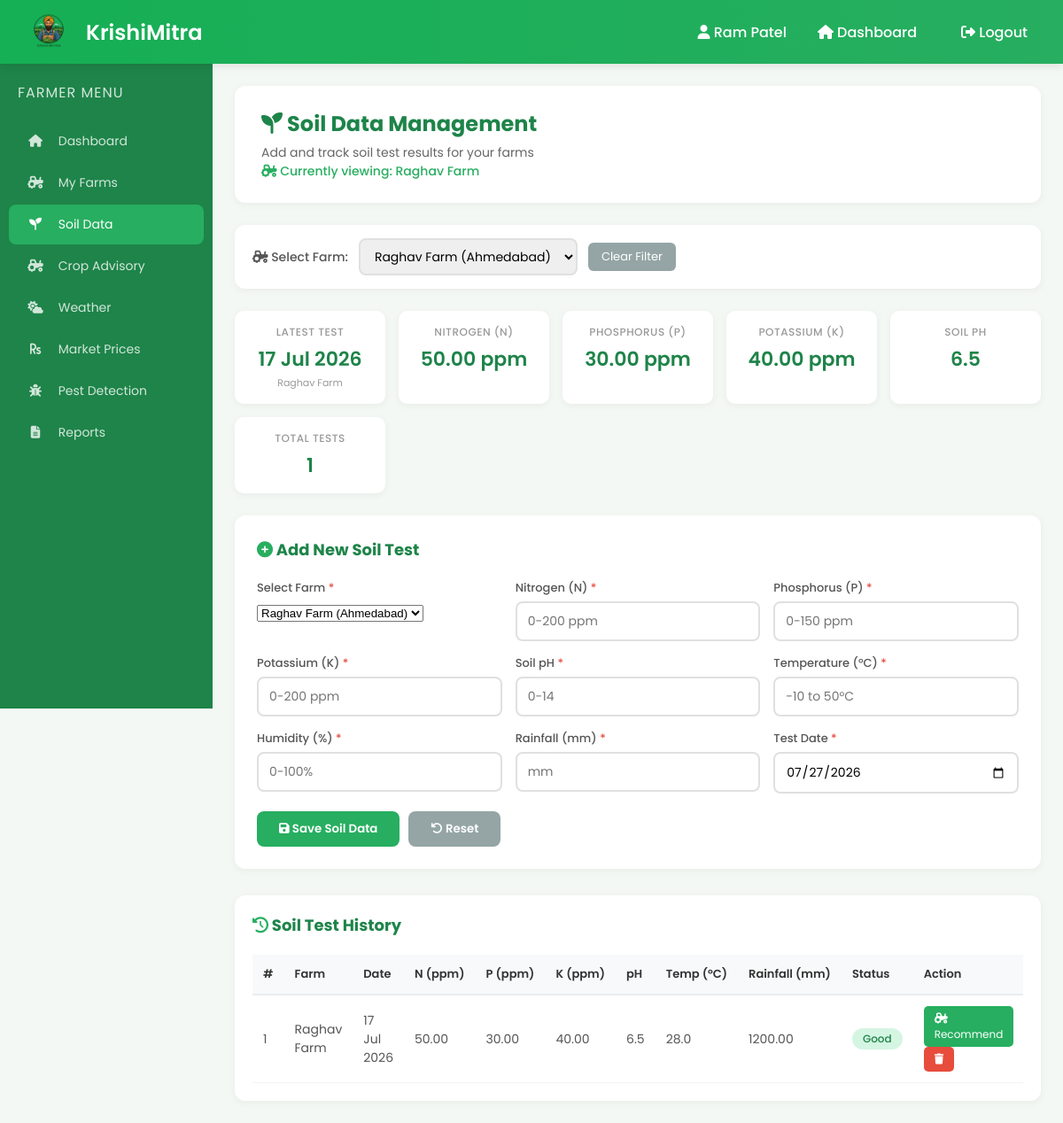
The page /farmer/soil_data.php?farm_id=1 (signed in) on the database its author committed.
### tables this page shows
CREATE TABLE `farms` (
  `id` int(11) NOT NULL,
  `farmer_id` int(11) NOT NULL,
  `farm_name` varchar(100) NOT NULL,
  `location` varchar(100) NOT NULL,
  `farm_size` decimal(10,2) NOT NULL,
  `soil_type` varchar(50) DEFAULT NULL,
  `crop_history` text DEFAULT NULL,
  `created_at` timestamp NOT NULL DEFAULT current_timestamp()
);

CREATE TABLE `soil_data` (
  `id` int(11) NOT NULL,
  `farm_id` int(11) NOT NULL,
  `farmer_id` int(11) NOT NULL,
  `nitrogen` decimal(6,2) NOT NULL,
  `phosphorus` decimal(6,2) NOT NULL,
  `potassium` decimal(6,2) NOT NULL,
  `ph` decimal(4,1) NOT NULL,
  `temperature` decimal(5,1) NOT NULL,
  `humidity` decimal(5,1) NOT NULL,
  `rainfall` decimal(6,2) NOT NULL,
  `test_date` date NOT NULL,
  `created_at` timestamp NOT NULL DEFAULT current_timestamp()
);

### farmer/soil_data.php (the view, shortened to what this page needs)
<?php
require_once '../config/database.php';
$farmer_id = $_SESSION['farmer_id'];
$selected_farm_id = isset($_GET['farm_id']) ? (int)$_GET['farm_id'] : 0;
$selected_farm_id = isset($_POST['farm_id']) ? (int)$_POST['farm_id'] : $selected_farm_id;
$stmt = $pdo->prepare("SELECT * FROM farms WHERE farmer_id = ? ORDER BY farm_name");
$stmt->execute([$farmer_id]);
$farms = $stmt->fetchAll();
$page = isset($_GET['page']) ? (int)$_GET['page'] : 1;
$limit = 10;
$offset = ($page - 1) * $limit;
$where_conditions = ["sd.farmer_id = ?"];
$params = [$farmer_id];
if ($selected_farm_id > 0) {
    $where_conditions[] = "sd.farm_id = ?";
    $params[] = $selected_farm_id;
}
$where_clause = implode(" AND ", $where_conditions);
$count_sql = "SELECT COUNT(*) as total FROM soil_data sd WHERE $where_clause";
$stmt = $pdo->prepare($count_sql);
$stmt->execute($params);
$total_records = $stmt->fetch()['total'];
$sql = "SELECT sd.*, f.farm_name
        FROM soil_data sd
        LEFT JOIN farms f ON sd.farm_id = f.id
        WHERE $where_clause
        ORDER BY sd.test_date DESC, sd.created_at DESC
        LIMIT " . (int)$limit . " OFFSET " . (int)$offset;
$stmt = $pdo->prepare($sql);
$stmt->execute($params);
$soil_data = $stmt->fetchAll();
$sql = "SELECT sd.*, f.farm_name
        FROM soil_data sd
        LEFT JOIN farms f ON sd.farm_id = f.id
        WHERE $where_clause
        ORDER BY sd.test_date DESC LIMIT 1";
$stmt = $pdo->prepare($sql);
$stmt->execute($params);
$latest = $stmt->fetch();
$farm_name = '';
if ($selected_farm_id > 0) {
    foreach ($farms as $farm) {
        if ($farm['id'] == $selected_farm_id) {
            $farm_name = $farm['farm_name'];
            break;
        }
    }
}
?>
<!DOCTYPE html>
<html lang="en">
<head>
    <link rel="stylesheet" href="farmer_dashboard.css">
    <link rel="stylesheet" href="soil_data.css">
    <link rel="stylesheet" href="https://cdnjs.cloudflare.com/ajax/libs/font-awesome/6.5.0/css/all.min.css">
</head>
<body>
<div class="navbar">
    <div class="brand">
        <img src="../assets/images/logo1.png" alt="KrishiMitra Logo" onerror="this.src='../pictures/images/logo1.png'">
        <h2>KrishiMitra</h2>
    </div>
    <div class="nav-actions">
        <span><i class="fas fa-user"></i> <?php echo htmlspecialchars($_SESSION['farmer_name']); ?></span>
        <a href="farmer_dashboard.php"><i class="fas fa-home"></i> Dashboard</a>
        <a href="../logout.php" class="logout-btn"><i class="fas fa-sign-out-alt"></i> Logout</a>
    </div>
</div>
<div class="layout">
    <div class="sidebar">
        <h3>Farmer Menu</h3>
        <a href="farmer_dashboard.php"><i class="fas fa-home"></i> Dashboard</a>
        <a href="manage_farms.php"><i class="fas fa-tractor"></i> My Farms</a>
        <a class="active" href="soil_data.php"><i class="fas fa-seedling"></i> Soil Data</a>
        <a href="crop_recommendation.php"><i class="fas fa-tractor"></i> Crop Advisory</a>
        <a href="weather.php"><i class="fas fa-cloud-sun"></i> Weather</a>
        <a href="market_prices.php"><i class="fas fa-rupee-sign"></i> Market Prices</a>
        <a href="disease_detection.php"><i class="fas fa-bug"></i> Pest Detection</a>
        <a href="reports.php"><i class="fas fa-file-alt"></i> Reports</a>
    </div>
    <div class="content">
        <div class="welcome-box">
            <h2><i class="fas fa-seedling"></i> Soil Data Management</h2>
            <p>Add and track soil test results for your farms</p>
            <?php if ($farm_name): ?>
                <p style="color: #27ae60; font-weight: 500;">
                    <i class="fas fa-tractor"></i> Currently viewing: <?php echo htmlspecialchars($farm_name); ?>
                </p>
            <?php endif; ?>
        </div>
        <?php if (count($farms) > 0): ?>
        <div class="farm-filter">
            <form method="GET" action="">
                <div class="filter-group">
                    <label><i class="fas fa-tractor"></i> Select Farm:</label>
                    <select name="farm_id" onchange="this.form.submit()">
                        <?php foreach ($farms as $farm): ?>
                            <option value="<?php echo $farm['id']; ?>" <?php echo $selected_farm_id == $farm['id'] ? 'selected' : ''; ?>>
                                <?php echo htmlspecialchars($farm['farm_name']); ?> (<?php echo $farm['location']; ?>)
                            </option>
                        <?php endforeach; ?>
                    </select>
                    <?php if ($selected_farm_id > 0): ?>
                        <a href="soil_data.php" class="btn-clear">Clear Filter</a>
                    <?php endif; ?>
                </div>
            </form>
        </div>
        <?php endif; ?>
        <?php if ($latest): ?>
        <div class="soil-summary">
            <div class="stat-card">
                <div class="label">Latest Test</div>
                <div class="value"><?php echo date('d M Y', strtotime($latest['test_date'])); ?></div>
                <?php if (isset($latest['farm_name'])): ?>
                    <small><?php echo htmlspecialchars($latest['farm_name']); ?></small>
                <?php endif; ?>
            </div>
            <div class="stat-card">
                <div class="label">Nitrogen (N)</div>
                <div class="value"><?php echo $latest['nitrogen']; ?> ppm</div>
            </div>
            <div class="stat-card">
                <div class="label">Phosphorus (P)</div>
                <div class="value"><?php echo $latest['phosphorus']; ?> ppm</div>
            </div>
            <div class="stat-card">
                <div class="label">Potassium (K)</div>
                <div class="value"><?php echo $latest['potassium']; ?> ppm</div>
            </div>
            <div class="stat-card">
                <div class="label">Soil pH</div>
                <div class="value"><?php echo $latest['ph']; ?></div>
            </div>
            <div class="stat-card">
                <div class="label">Total Tests</div>
                <div class="value"><?php echo $total_records; ?></div>
            </div>
        </div>
        <?php endif; ?>
        <div class="soil-form">
            <h3><i class="fas fa-plus-circle" style="color: #27ae60;"></i> Add New Soil Test</h3>
            <?php if (count($farms) == 0): ?>
                <div class="alert alert-warning">
                    <i class="fas fa-exclamation-triangle"></i>
                    You need to <a href="manage_farms.php" style="color: #27ae60; font-weight: 600;">add a farm</a> first before adding soil data.
                </div>
            <?php else: ?>
                <form method="POST" action="" id="soilForm">
                    <div class="form-grid">
                        <div class="form-group">
                            <label>Select Farm <span class="required">*</span></label>
                            <select name="farm_id" required>
                                <?php foreach ($farms as $farm): ?>
                                    <option value="<?php echo $farm['id']; ?>" <?php echo ($selected_farm_id == $farm['id']) ? 'selected' : ''; ?>>
                                        <?php echo htmlspecialchars($farm['farm_name']); ?> (<?php echo $farm['location']; ?>)
                                    </option>
                                <?php endforeach; ?>
                            </select>
                        </div>
                        <div class="form-group">
                            <label>Nitrogen (N) <span class="required">*</span></label>
                            <input type="number" name="nitrogen" step="0.01" min="0" max="200" placeholder="0-200 ppm" required>
                        </div>
                        <div class="form-group">
                            <label>Phosphorus (P) <span class="required">*</span></label>
                            <input type="number" name="phosphorus" step="0.01" min="0" max="150" placeholder="0-150 ppm" required>
                        </div>
                        <div class="form-group">
                            <label>Potassium (K) <span class="required">*</span></label>
                            <input type="number" name="potassium" step="0.01" min="0" max="200" placeholder="0-200 ppm" required>
                        </div>
                        <div class="form-group">
                            <label>Soil pH <span class="required">*</span></label>
                            <input type="number" name="ph" step="0.1" min="0" max="14" placeholder="0-14" required>
                        </div>
                        <div class="form-group">
                            <label>Temperature (°C) <span class="required">*</span></label>
                            <input type="number" name="temperature" step="0.1" min="-10" max="50" placeholder="-10 to 50°C" required>
                        </div>
                        <div class="form-group">
                            <label>Humidity (%) <span class="required">*</span></label>
                            <input type="number" name="humidity" step="0.1" min="0" max="100" placeholder="0-100%" required>
                        </div>
                        <div class="form-group">
                            <label>Rainfall (mm) <span class="required">*</span></label>
                            <input type="number" name="rainfall" step="0.01" min="0" placeholder="mm" required>
                        </div>
                        <div class="form-group">
                            <label>Test Date <span class="required">*</span></label>
                            <input type="date" name="test_date" required>
                        </div>
                    </div>
                    <div class="form-actions">
                        <button type="submit" name="add_soil" class="btn-primary">
                            <i class="fas fa-save"></i> Save Soil Data
                        </button>
                        <button type="reset" class="btn-secondary">
                            <i class="fas fa-undo"></i> Reset
                        </button>
                    </div>
                </form>
            <?php endif; ?>
        </div>
        <div class="soil-table">
            <h3><i class="fas fa-history" style="color: #27ae60;"></i> Soil Test History</h3>
            <?php if (count($soil_data) > 0): ?>
                <div class="table-responsive">
                    <table>
                        <thead>
                            <tr>
                                <th>#</th>
                                <th>Farm</th>
                                <th>Date</th>
                                <th>N (ppm)</th>
                                <th>P (ppm)</th>
                                <th>K (ppm)</th>
                                <th>pH</th>
                                <th>Temp (°C)</th>
                                <th>Rainfall (mm)</th>
                                <th>Status</th>
                                <th>Action</th>
                            </tr>
                        </thead>
                        <tbody>
                            <?php
                            $count = $offset + 1;
                            foreach ($soil_data as $data):
                                $status = 'healthy';
                                $status_label = $status === 'healthy' ? 'Good' : ($status === 'warning' ? 'Needs Attention' : 'Deficient');
                            ?>
                            <tr>
                                <td><?php echo $count++; ?></td>
                                <td><?php echo htmlspecialchars($data['farm_name']); ?></td>
                                <td><?php echo date('d M Y', strtotime($data['test_date'])); ?></td>
                                <td><?php echo $data['nitrogen']; ?></td>
                                <td><?php echo $data['phosphorus']; ?></td>
                                <td><?php echo $data['potassium']; ?></td>
                                <td><?php echo $data['ph']; ?></td>
                                <td><?php echo $data['temperature']; ?></td>
                                <td><?php echo $data['rainfall']; ?></td>
                                <td><span class="status-badge <?php echo $status; ?>"><?php echo $status_label; ?></span></td>
                                <td>
                                    <a href="crop_recommendation.php?soil_id=<?php echo $data['id']; ?>" class="btn-sm btn-recommend">
                                        <i class="fas fa-tractor"></i> Recommend
                                    </a>
                                    <a href="#" onclick="confirmDelete(<?php echo $data['id']; ?>)" class="btn-sm btn-delete">
                                        <i class="fas fa-trash"></i>
                                    </a>
                                </td>
                            </tr>
                            <?php endforeach; ?>
                        </tbody>
                    </table>
                </div>
            <?php endif; ?>
        </div>
    </div>
</div>
</body>
</html>

### farmer/farmer_dashboard.css (style rules this page uses)
* { margin: 0; padding: 0; box-sizing: border-box; }
body { font-family: 'Poppins', sans-serif; background: #f4f8f5; overflow-x: hidden; }
.navbar { position: fixed; top: 0; left: 0; width: 100%; height: 72px; background: linear-gradient(90deg, #15af55, #27ae60); display: flex; justify-content: space-between; align-items: center; padding: 0 25px; color: white; z-index: 1000; box-shadow: 0 2px 10px rgba(0,0,0,0.1); }
.brand { display: flex; align-items: center; gap: 12px; }
.brand img { height: 60px; width: auto; object-fit: contain; }
.brand h2 { font-size: 24px; font-weight: 600; }
.nav-actions { display: flex; align-items: center; gap: 20px; }
.nav-actions span { color: white; font-weight: 500; }
.nav-actions a { color: white; text-decoration: none; font-weight: 500; padding: 8px 15px; border-radius: 6px; transition: 0.3s; }
.layout { display: flex; margin-top: 72px; }
.sidebar { position: fixed; top: 72px; left: 0; width: 240px; height: calc(100vh - 72px); background: #1e8449; padding: 20px 0; color: white; overflow-y: auto; }
.sidebar h3 { padding: 0 20px; margin-bottom: 20px; font-size: 16px; opacity: 0.8; font-weight: 400; letter-spacing: 1px; text-transform: uppercase; }
.sidebar a { display: block; color: rgba(255,255,255,0.8); text-decoration: none; padding: 12px 20px; margin: 2px 10px; border-radius: 8px; transition: 0.3s; font-size: 14px; }
.sidebar a i { margin-right: 12px; width: 20px; text-align: center; }
.sidebar a.active { background: #27ae60; color: white; }
.content { margin-left: 240px; padding: 25px; width: calc(100% - 240px); min-height: calc(100vh - 72px); }
.welcome-box { background: white; padding: 25px 30px; border-radius: 12px; margin-bottom: 25px; box-shadow: 0 2px 10px rgba(0,0,0,0.05); }
.welcome-box h2 { color: #1e8449; margin-bottom: 5px; }
.welcome-box p { color: #666; font-size: 14px; }
.status-badge { padding: 3px 12px; border-radius: 20px; font-size: 12px; font-weight: 500; display: inline-block; }
.status-badge.healthy { background: #d5f5e3; color: #1e8449; }
.btn-sm { padding: 5px 12px; font-size: 12px; text-decoration: none; display: inline-block; border-radius: 5px; border: none; cursor: pointer; transition: 0.3s; }

### rows shown on the page
farms: farm_name "Raghav Farm"
soil_data: test_date "17 Jul 2026", farm.farm_name "Raghav Farm", nitrogen "50.00", phosphorus "30.00", potassium "40.00", ph "6.5", temperature "28.0", rainfall "1200.00", status_label "Good"

### other values the page prints
$_SESSION['farmer_name'] "Ram Patel"
$total_records "1"
form field farm_id "Raghav Farm (Ahmedabad)"
